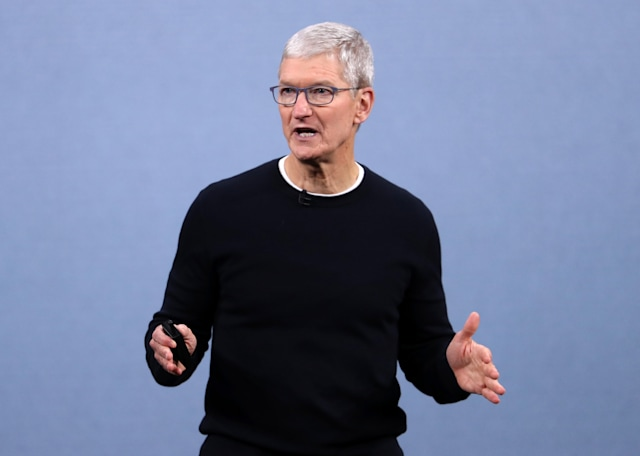
#> input picture src/libraries/face_detector/test_image/tim_cook.jpg, 640 x 456 px
$ python face_detector.py
#> lines starting #> are read from the running program, lines starting #| are printed output that depends on the picture
import os

import cv2
import numpy

from ..app_config.file_path_manage.file_path_manage import bin_file_path


def detector_face(detector_image: numpy.ndarray):
    mark_image = list()
    bgr_detector_image = cv2.cvtColor(detector_image, cv2.COLOR_RGB2BGR)
    crop_image = numpy.ndarray
    lib_path = os.path.dirname(__file__)
    face_cascade = cv2.CascadeClassifier(os.path.join(bin_file_path, "haarcascade_frontalface_alt.xml"))
    gray = cv2.cvtColor(bgr_detector_image, cv2.COLOR_BGR2GRAY)  # 轉換成灰階
    faces = face_cascade.detectMultiScale(bgr_detector_image, scaleFactor=1.1, minNeighbors=5, minSize=(80, 80))
    for (x, y, w, h) in faces:
        # mark face
        mark_image = cv2.rectangle(detector_image, (x, y), (x + w, y + h), (50, 159, 242), 3)
        crop_image = bgr_detector_image[y:y + h, x:x + w]
    return cv2.cvtColor(crop_image, cv2.COLOR_BGR2RGB), cv2.cvtColor(mark_image, cv2.COLOR_BGR2RGB)


if __name__ == "__main__":
    image = cv2.imread("./test_image/tim_cook.jpg")
#> image is the input picture: shape (456, 640, 3); mean B, G, R 152.4, 122.5, 112.4
    image = cv2.cvtColor(image, cv2.COLOR_BGR2RGB)
    cv2.imwrite("face_detector.jpg", cv2.cvtColor(detector_face(image), cv2.COLOR_RGB2BGR))
#> in detector_face, `gray = cv2.cvtColor(bgr_detector_image, cv2.COLOR_BGR2GRAY)`:
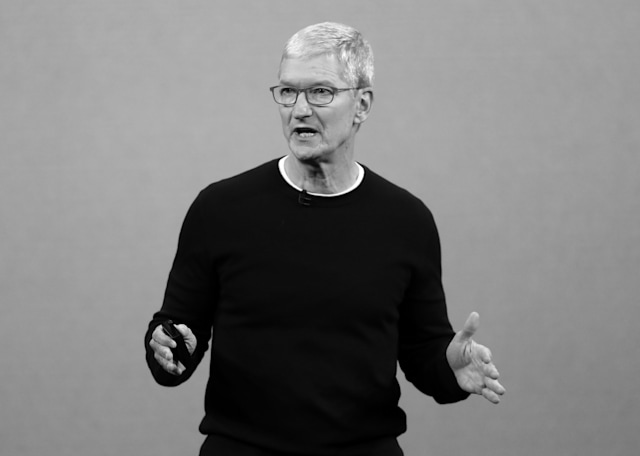
#> gray: shape (456, 640); min 0, max 255, mean 122.9
#> in detector_face, `faces = face_cascade.detectMultiScale(bgr_detector_image, scaleFactor=..`: faces = [[254, 52, 100, 100]]
#> the loop in detector_face, `for (x, y, w, h) in faces:` made 1 pass
#> pass 1, in detector_face, `crop_image = bgr_detector_image[y:y + h, x:x + w]`:
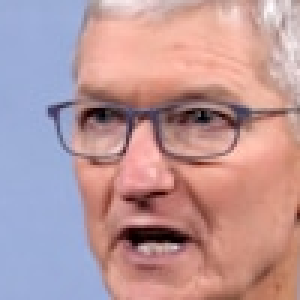
#> crop_image: shape (100, 100, 3) (shown 3 times larger); mean B, G, R 155, 151.6, 186.1
#> (the run stopped early here; a loop or call above may not have finished)
